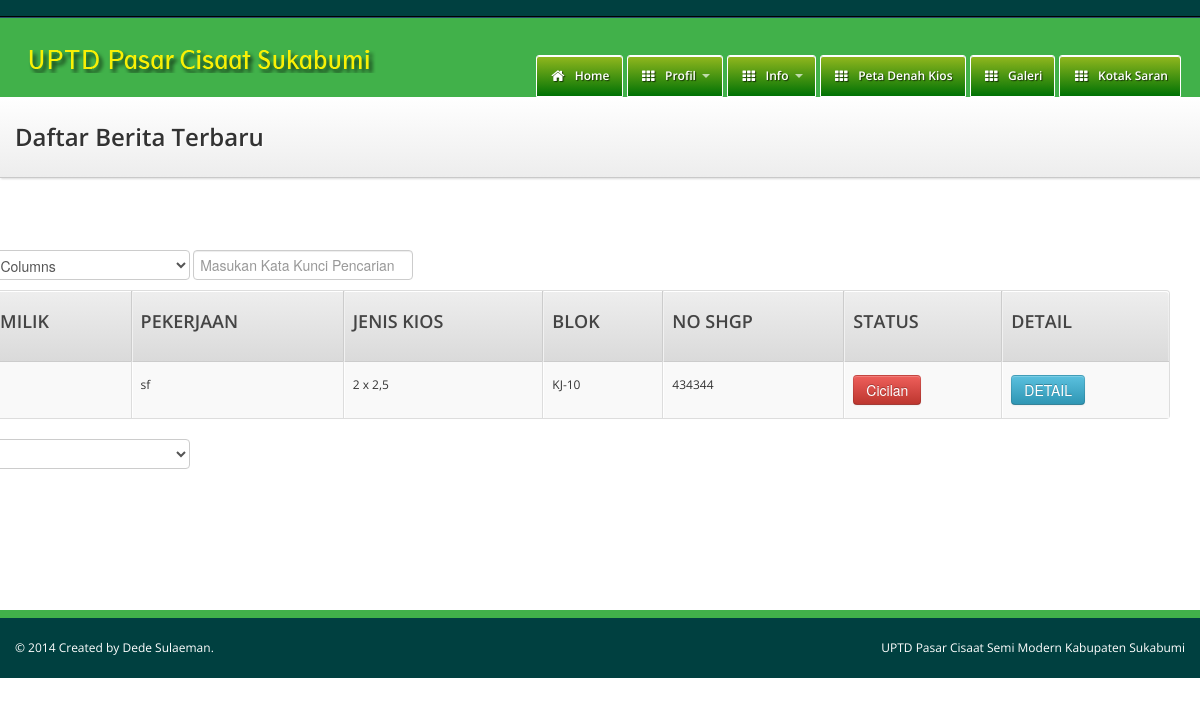
Screenshot of /kios_detail.php with the database file from the repository.
### tables this page shows
CREATE TABLE IF NOT EXISTS `kios` (
  `id` int(100) NOT NULL AUTO_INCREMENT,
  `id_blok` varchar(100) NOT NULL,
  `no_blok` varchar(100) NOT NULL,
  `nama` varchar(100) NOT NULL,
  `tempat` varchar(100) NOT NULL,
  `tanggal` date NOT NULL,
  `alamat` text NOT NULL,
  `pekerjaan` varchar(200) NOT NULL,
  `jenis_komoditas` varchar(200) NOT NULL,
  `type` varchar(50) NOT NULL,
  `ukuran` varchar(50) NOT NULL,
  `status_kepemilikan` varchar(100) NOT NULL,
  `no_shgp` varchar(100) NOT NULL,
  `foto` text NOT NULL,
  `status` varchar(10) NOT NULL,
  PRIMARY KEY (`id`)
);

### kios_detail.php (the view, shortened to what this page needs)
<!doctype html>
<html class="no-js" lang="en">
    <?php include 'page/page_head.php'; ?>
   	<body>
        <div id="wrapper">
            <?php include 'page/page_topbar.php'; ?>
            <?php include 'page/page_header.php'; ?>
            <div id="masthead">
                <div class="container">
                    <div class="masthead-pad">
                        <div class="masthead-text">
                            <h2>Daftar Berita Terbaru</h2>
                        </div>
                    </div>
                </div>
            </div>
            <div id="content">
                <div class="container-fluid">
                    <div class="row">
                        <div id="content">
                            <div class="container">
                                <div class="row">
                                	<div class="col-md-12">
										<div id="tablewrapper">
											<div id="tableheader">
												<div class="search">
										            <select id="columns" onchange="sorter.search('query')"></select>
										            <input type="text" id="query" onkeyup="sorter.search('query')" placeholder="Masukan Kata Kunci Pencarian">
										        </div>
										    </div>
										    <table cellpadding="0" cellspacing="0" border="0" id="table" class="table table-bordered table-striped">
										        <thead>
										            <tr>
										                <th class="nosort"><h3>PEMILIK</h3></th>
										                <th><h3>PEKERJAAN</h3></th>
										                <th><h3>JENIS KIOS</h3></th>
										                <th><h3>BLOK</h3></th>
										                <th><h3>NO SHGP</h3></th>
										                <th><h3>STATUS</h3></th>
										                <th><h3>DETAIL</h3></th>
										            </tr>
										        </thead>
										        <tbody>
										        	<?php
										        		$query = mysql_query("SELECT * FROM kios ORDER BY id DESC LIMIT 0, 30") or die (mysql_error('Tabel tidak ditemukan'));
										        			while ($data = mysql_fetch_array($query)){
										        			$id = base64_encode($data['id']);
										        	?>
										            <tr>
										            	<td><strong><?php echo $data['nama']; ?></strong></td>
										            	<td><?php echo $data['pekerjaan']; ?></td>
										            	<td><?php echo $data['type']; ?></td>
										            	<td><?php echo $data['id_blok']; ?></td>
										            	<td><?php echo $data['no_shgp']; ?></td>
										            	<td><button class="btn btn-danger btn-sm"><?php echo $data['status_kepemilikan']; ?></button></td>
										            	<td>
										            		<a href="kios_detail_full.php?id=<?php echo $id; ?>"><button class="btn btn-info btn-sm">DETAIL</button></a>
										            	</td>
										            </tr>
										            <?php
										            }
										            ?>
										        </tbody>
										    </table>
										    <div id="tablefooter">
												<div id="tablelocation">
										        	<div>
										                <select onchange="sorter.size(this.value)">
										                    <option value="10" selected="selected">10</option>
										                </select>
										            </div>
										        </div>
										    </div>
										</div>
									</div>
								</div>
                            </div>
                        </div>
                    </div>
                </div>
            </div>
        </div>
        <?php include 'page/page_foo.php'; ?>
    </body>
</html>

### asset/css/application.css (style rules this page uses)
h1, h2, h3, h4, h5, h6 { margin-top: 0; font-weight: 600; }
h2 { font-size: 24px; }
h3 { font-size: 18px; }
.container { position: relative; }
select { -webkit-border-radius: 4px; -moz-border-radius: 4px; border-radius: 4px; }
.table tbody tr td { padding-top: 13px; padding-bottom: 13px; }
.table-bordered thead tr { background-color: #e6e6e6; background-image: -moz-linear-gradient(top, #eeeeee, #dadada); background-image: -webkit-gradient(linear, 0 0, 0 100%, from(#eeeeee), to(#dadada)); background-image: -webkit-linear-gradient(top, #eeeeee, #dadada); background-image: -o-linear-gradient(top, #eeeeee, #dadada); background-image: linear-gradient(to bottom, #eeeeee, #dadada); background-repeat: repeat-x; filter: progid:DXImageTransform.Microsoft.gradient(startColorstr='#ffeeeeee', endColorstr='#ffdadada', GradientType=0); }
.table-bordered thead tr th { padding-top: 10px; padding-bottom: 10px; font-size: 13px; font-weight: 600; color: #444; border-left: 1px solid #F1F1F1; border-right: 1px solid #CCC; -webkit-box-shadow: inset 0 1px 0 #ffffff; -moz-box-shadow: inset 0 1px 0 #ffffff; box-shadow: inset 0 1px 0 #ffffff; }
.table-bordered thead tr th:first-child { border-left-color: #CCC; }
.table-bordered thead tr th:last-child { border-right: none; }
.table-bordered tbody tr:first-child td { border-top-color: #CCC; }
.table-bordered tbody tr td { border-left: 1px solid #FFF; border-right: 1px solid #DDD; }
.table-bordered tbody tr td:first-child { border-left-color: #DDD; }
.table-bordered tbody tr td:last-child { border-right: none; }
.table-bordered thead tr { background: #EEE; background: -moz-linear-gradient(top, #eeeeee 0%, #dadada 100%); background: -webkit-gradient(linear, left top, left bottom, color-stop(0%, #eeeeee), color-stop(100%, #dadada)); background: -webkit-linear-gradient(top, #eeeeee 0%, #dadada 100%); background: -o-linear-gradient(top, #eeeeee 0%, #dadada 100%); background: -ms-linear-gradient(top, #eeeeee 0%, #dadada 100%); background: linear-gradient(top, #eeeeee 0%, #dadada 100%); -ms-filter: "progid:DXImageTransform.Microsoft.gradient(startColorstr='#EEEEEE', endColorstr='#DADADA')"; filter: progid:DXImageTransform.Microsoft.gradient(startColorstr='#EEEEEE', endColorstr='#DADADA'); }
.table-bordered thead th { padding-top: 10px; padding-bottom: 10px; font-size: 13px; font-weight: 400; color: #444; border-left: 1px solid #F1F1F1; border-right: 1px solid #CCC; -moz-box-shadow: inset 0 1px 0 #ffffff; -webkit-box-shadow: inset 0 1px 0 #ffffff; box-shadow: inset 0 1px 0 #ffffff; }
.table-bordered thead th:first-child { border-left-color: #CCC; }
.table-bordered thead th:last-child { border-right: none; }
.table-bordered tbody td { border-left: 1px solid #FFF; border-right: 1px solid #DDD; }
body { font: 12px/1.7em 'Open Sans', arial, sans-serif; background-color: #FFF; }
#wrapper { min-height: 100%; height: auto !important; height: 100%; margin: 0 auto -61px; }
#masthead { width: 100%; padding: 20px 0; color: #333333; background-color: #f8f8f8; background-image: -moz-linear-gradient(top, #ffffff, #ededed); background-image: -webkit-gradient(linear, 0 0, 0 100%, from(#ffffff), to(#ededed)); background-image: -webkit-linear-gradient(top, #ffffff, #ededed); background-image: -o-linear-gradient(top, #ffffff, #ededed); background-image: linear-gradient(to bottom, #ffffff, #ededed); background-repeat: repeat-x; filter: progid:DXImageTransform.Microsoft.gradient(startColorstr='#ffffffff', endColorstr='#ffededed', GradientType=0); border-bottom: 1px solid #c9c9c9; -webkit-box-shadow: 1px 1px 2px rgba(0, 0, 0, 0.15); -moz-box-shadow: 1px 1px 2px rgba(0, 0, 0, 0.15); box-shadow: 1px 1px 2px rgba(0, 0, 0, 0.15); text-shadow: 1px 1px 2px #FFF; }
#masthead h1, #masthead h2, #masthead h3, #masthead h4, #masthead h5, #masthead h6 { margin-top: 0; margin-bottom: 0; font-weight: 600; }
#masthead .masthead-pad { display: table; width: 100%; }
#masthead .masthead-pad .masthead-text { display: table-cell; vertical-align: top; }
#content { margin-top: 3em; margin-bottom: 8em; }
#content .row { margin-top: 5em; }
#content .row:first-child { margin-top: 0; }

### rows the page displays
kios: pekerjaan "sf", type "2 x 2,5", id_blok "KJ-10", no_shgp "434344", status_kepemilikan "Cicilan"
